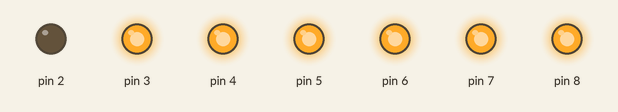
Simulated run of this sketch. Board: Arduino Uno, built with avr-gcc and run on an emulated ATmega328P. Parts: output pins drawn as LEDs (lit = HIGH).

Above: at 0.2 s.
At 1.7 s:
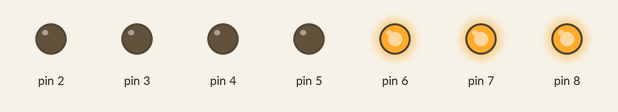
At 3.7 s:
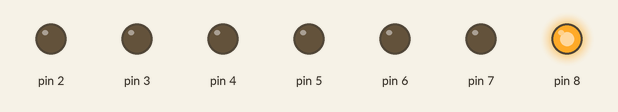
At 7.7 s:
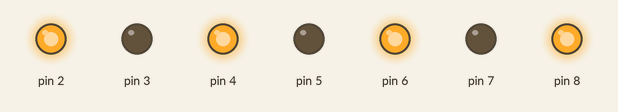
At 11.2 s:
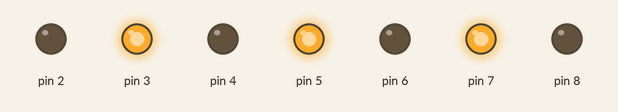
At 15.7 s:
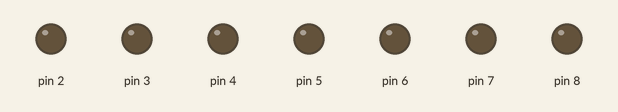
Timing chart, 0 to 16.3 s (numbered marks = the images above):
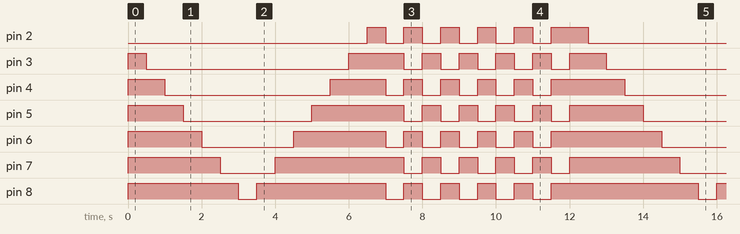

Measured:
- by itself, pin 2: repeats every 12.5 s: 4 × (LOW 0.50 s, HIGH 0.50 s), LOW 0.50 s, HIGH 1.0 s, LOW 6.5 s, HIGH 0.50 s
- by itself, pin 3: repeats every 12.5 s: HIGH 1.5 s, 4 × (LOW 0.50 s, HIGH 0.50 s), LOW 0.50 s, HIGH 1.0 s, LOW 5.5 s
- by itself, pin 4: repeats every 12.5 s: HIGH 1.5 s, 4 × (LOW 0.50 s, HIGH 0.50 s), LOW 0.50 s, HIGH 2.0 s, LOW 4.5 s
- by itself, pin 5: repeats every 12.5 s: HIGH 2.5 s, 4 × (LOW 0.50 s, HIGH 0.50 s), LOW 0.50 s, HIGH 2.0 s, LOW 3.5 s
- by itself, pin 6: repeats every 12.5 s: HIGH 2.5 s, 4 × (LOW 0.50 s, HIGH 0.50 s), LOW 0.50 s, HIGH 3.0 s, LOW 2.5 s
- by itself, pin 7: repeats every 12.5 s: HIGH 3.5 s, 4 × (LOW 0.50 s, HIGH 0.50 s), LOW 0.50 s, HIGH 3.0 s, LOW 1.5 s
- by itself, pin 8: repeats every 12.5 s: HIGH 3.5 s, 4 × (LOW 0.50 s, HIGH 0.50 s), LOW 0.50 s, HIGH 4.0 s, LOW 0.50 s

The sketch:

7led1.ino
```cpp
void setup()
{
  pinMode(2, OUTPUT);
  pinMode(3, OUTPUT);
  pinMode(4, OUTPUT);
  pinMode(5, OUTPUT);
  pinMode(6, OUTPUT);
  pinMode(7, OUTPUT);
  pinMode(8, OUTPUT);

  //dùng vòng lặp for để thiết lập các led sáng khi khởi động
  for(int i=2;i<9;i++)
  {
    digitalWrite(i,HIGH);
  }
}

void loop()
{
  //tắt từ 1 đến 7
  for(int i=2;i<9;i++)
  {
    digitalWrite(i,LOW);
    delay(500);//dừng 1 giây rồi tắt đèn tiếp theo
  }
  //Sáng từ 7 đến 1
  for(int i=8;i>1;i--)
  {
    digitalWrite(i,HIGH);
    delay(500);
  }
  //Chẵn sáng lẻ tắt lặp lại 5 lần
  int lanlap=1;
  while(lanlap<6){
    for(int i=2;i<9;i++){
      if((i-1)%2!=0){digitalWrite(i,LOW);}
      if((i-1)%2==0){digitalWrite(i,HIGH);}

    }
    delay(500);
    lanlap++;
    for(int i=2;i<9;i++){
      if((i-1)%2!=0){digitalWrite(i,HIGH);}
      if((i-1)%2==0){digitalWrite(i,LOW);}

    }
    delay(500);
  }
  for(int i=2;i<9;i++)
  {
    digitalWrite(i,HIGH);
  }
  delay(500);
}
```
